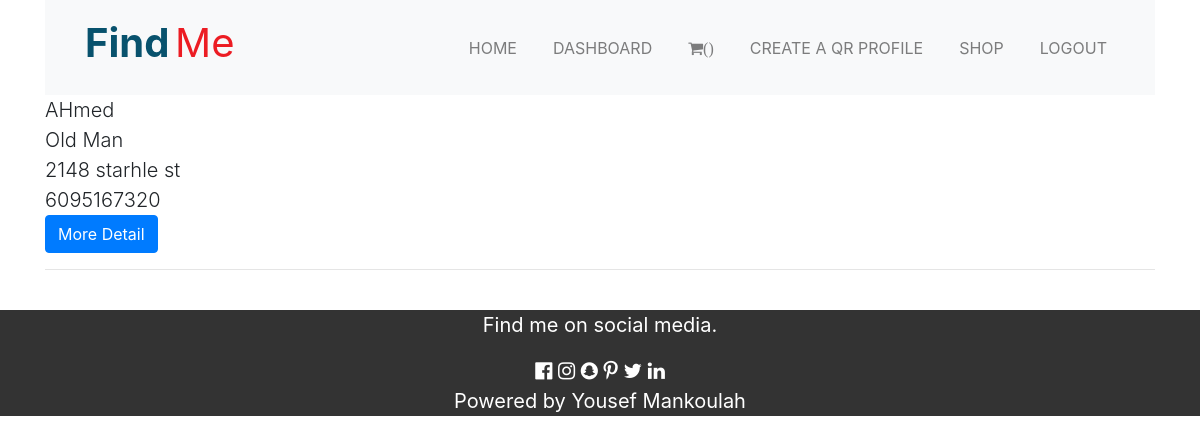
The page /dashboard/1/ (signed in) on the database as committed earlier.
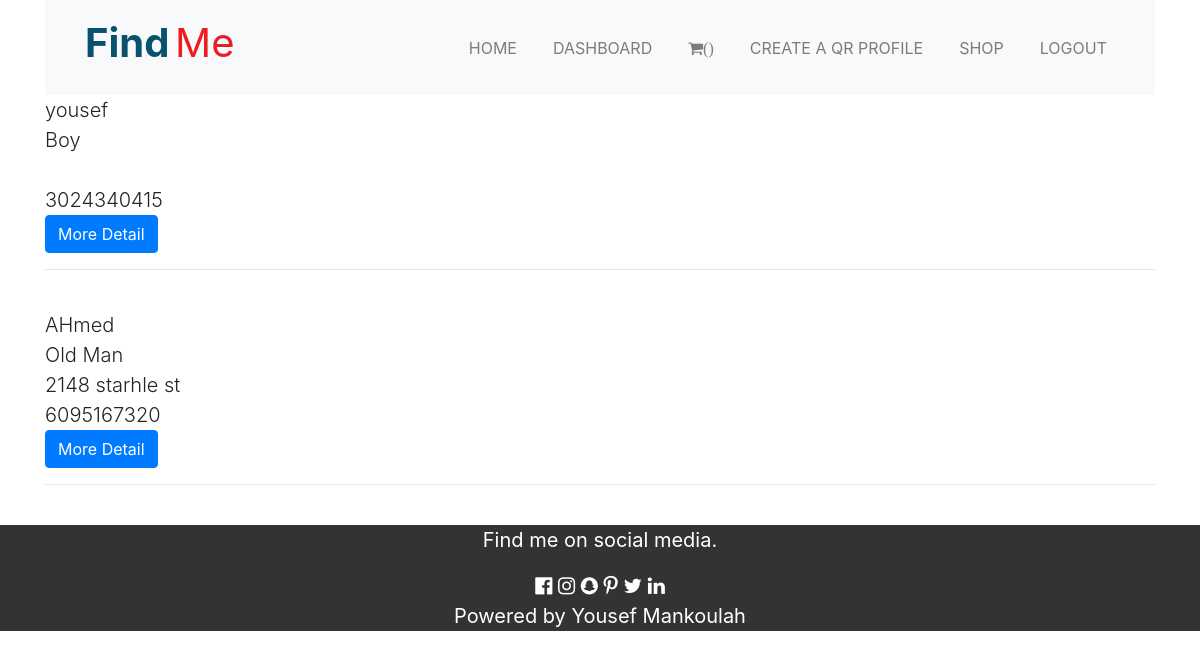
The same page on the database as committed later.
### home/models.py (models this page shows, shortened)
class GenerateQr(models.Model):
    parent = models.ForeignKey(User, on_delete=models.CASCADE)
    name = models.CharField(max_length=300)
    type = models.CharField(max_length=300, blank=True, null=True)
    address= models.CharField(max_length=300, blank=True, null=True)
    phoneNumber= models.CharField(max_length=300)
    summary = models.TextField(blank=True, null=True)
    qr = models.ImageField(upload_to='media', blank=True)
    class Meta:
        ordering = ('name',)

### home/views.py (the view)
# urls.py: path('dashboard/<id>/', views.dashboard, name="dashboard"),
@login_required(login_url='login')
def dashboard(request, id):
    dashboard = GenerateQr.objects.filter(parent=request.user).order_by('-name')
    return render(request, 'dashboard.html', {'dashboard': dashboard})

### home/templates/dashboard.html
{% extends "base.html" %}
{% load static %}
{% block content %}
{% for dashboard in dashboard  %}
<div class="container lead">
{{dashboard.name}}<br>
{{dashboard.type}}<br>
{{dashboard.address}}<br>
{{dashboard.phoneNumber}}<br>
<a class="btn btn-primary" href="{% url 'profileDetail' dashboard.id %}">More Detail</a>
<hr>
</div>
<br>
{% endfor %}
{% endblock %}

Rows that differ between the two databases and show on the page:
added GenerateQr: name "yousef", type "Boy", phoneNumber "3024340415"
